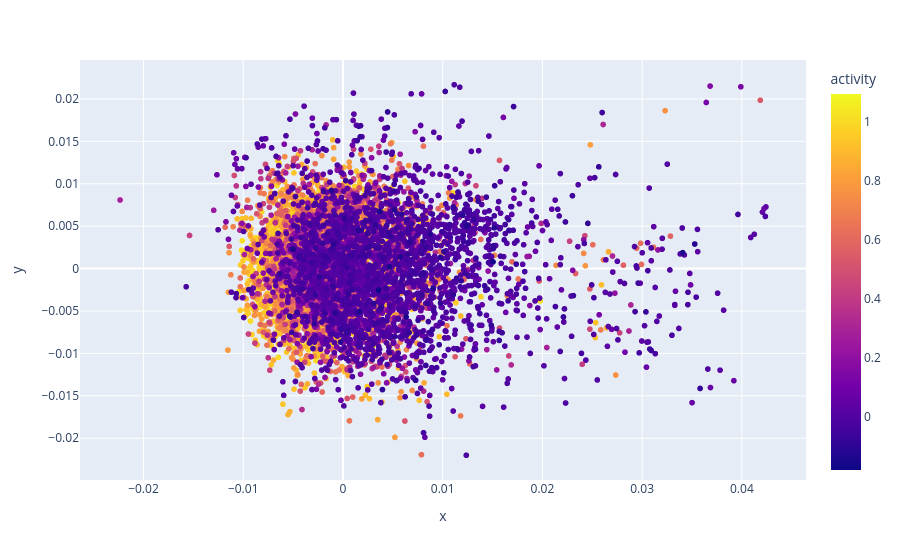

This figure's notebook cell:
### Code cell
import numpy as np
import plotly.graph_objects as go
# or alternatively with matplotlib
from mpl_toolkits.mplot3d import Axes3D
import matplotlib.pyplot as plt
import ast


# Assuming your dataframe is called 'df' with columns ['variant', 'fitness']

def parse_mutation(variant):
    """Parse mutation string like 'A26S' into components"""
    wt = variant[0]    # wild-type amino acid
    pos = int(variant[1:-1])  # position
    mut = variant[-1]  # mutant amino acid
    return wt, pos, mut
activity = pd.read_excel(r'..\EvolveTest\DMS_data\rubisco_dms.xlsx')
embeddings = pd.read_csv(r'..\EvolveTest\rubisco\embeddings\rubisco_esmc_600m_WT.csv')
# Create new columns for position and mutant amino acid
# Create new columns for position and mutant amino acid
df = pd.merge(activity,embeddings, on='seq_id')
def string_to_array(embedding_string):
    # Convert string to list
    embedding_list = ast.literal_eval(embedding_string)
    # Convert list to numpy array
    return np.array(embedding_list)

# Apply conversion to your dataframe
# If your embedding column is called 'embedding':
X = np.stack(df['embedding'].apply(string_to_array).values)

# Now proceed with dimensionality reduction
from sklearn.decomposition import PCA
# or from sklearn.manifold import TSNE
# or from umap import UMAP

pca = PCA(n_components=2)
X_2d = pca.fit_transform(X)

# Create visualization as before
import plotly.express as px

embedding_df = pd.DataFrame({
    'x': X_2d[:, 0],
    'y': X_2d[:, 1],
    'activity': df['activity'],
    'seq_id': df['seq_id']
})

fig = px.scatter(embedding_df, 
                 x='x', 
                 y='y', 
                 color='activity',
                 hover_data=['seq_id'])
fig.show()

### Figure 1 — Plotly figure (JSON) as saved in the notebook; plotly's stock layout.template omitted (floating-point values rounded to 4 significant figures; data arrays with more than 128 entries replaced by an {"elided": "..."} marker saying what was removed)
{"data": [{"customdata": {"elided": "8760x1 str values"}, "hovertemplate": "x=%{x}<br>y=%{y}<br>seq_id=%{customdata[0]}<br>activity=%{marker.color}<extra></extra>", "legendgroup": "", "marker": {"color": {"elided": "8760 float values"}, "coloraxis": "coloraxis", "symbol": "circle"}, "mode": "markers", "name": "", "showlegend": false, "type": "scattergl", "x": {"elided": "8760 float values"}, "xaxis": "x", "y": {"elided": "8760 float values"}, "yaxis": "y"}], "layout": {"coloraxis": {"colorbar": {"title": {"text": "activity"}}, "colorscale": [[0, "#0d0887"], [0.1111, "#46039f"], [0.2222, "#7201a8"], [0.3333, "#9c179e"], [0.4444, "#bd3786"], [0.5556, "#d8576b"], [0.6667, "#ed7953"], [0.7778, "#fb9f3a"], [0.8889, "#fdca26"], [1, "#f0f921"]]}, "legend": {"tracegroupgap": 0}, "margin": {"t": 60}, "xaxis": {"anchor": "y", "domain": [0, 1], "title": {"text": "x"}}, "yaxis": {"anchor": "x", "domain": [0, 1], "title": {"text": "y"}}}}
